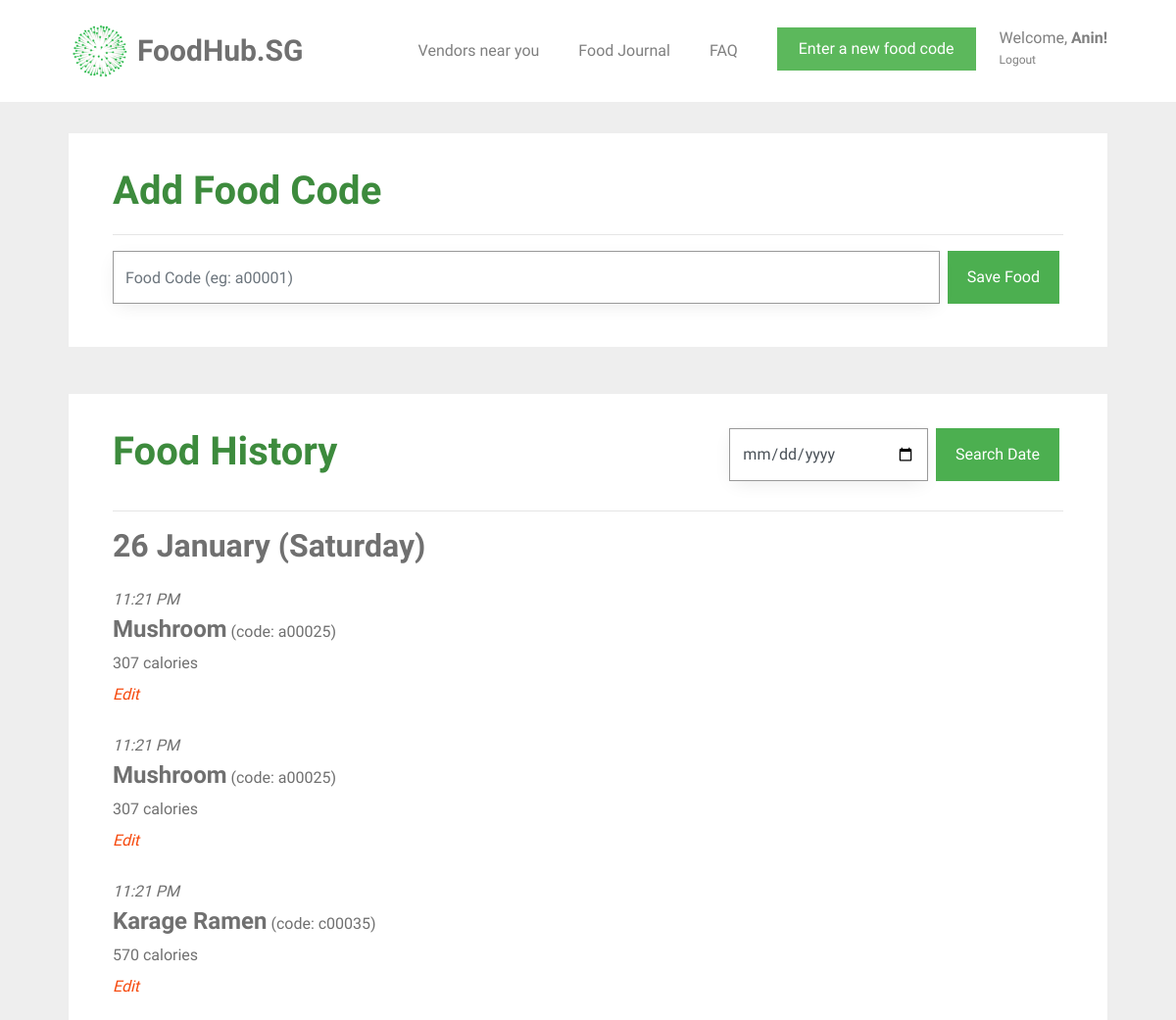
/food_journal (signed in, upper part), run on an earlier commit of the app's database.
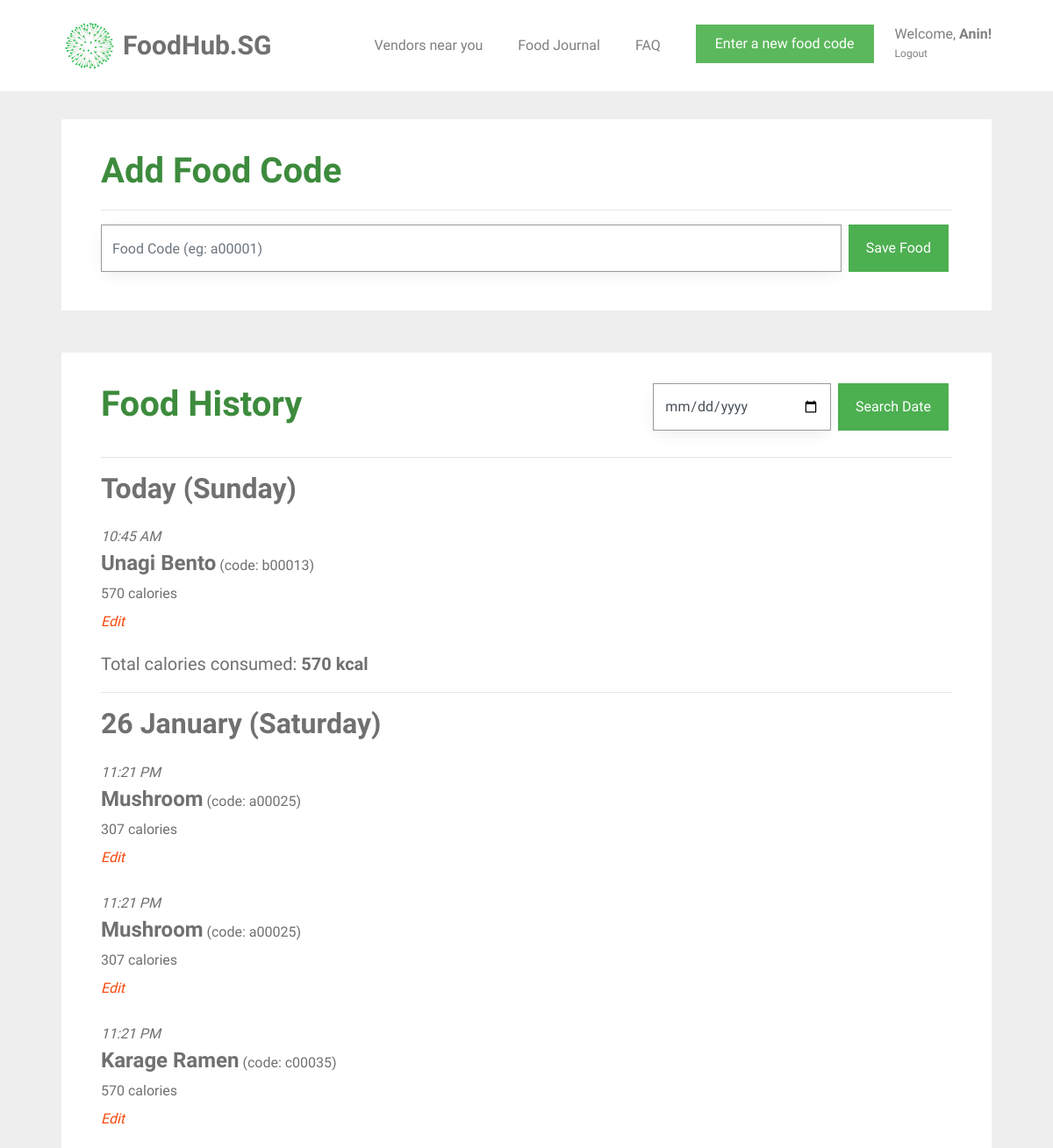
And on a later commit of the database.
### tables this page shows
CREATE TABLE user (
  id INTEGER PRIMARY KEY AUTOINCREMENT,
  name TEXT NOT NULL,
  email VARCHAR(512) UNIQUE NOT NULL,
  password TEXT NOT NULL,
  height INTEGER NOT NULL,
  weight INTEGER NOT NULL,
  location TEXT NOT NULL,
  status BOOLEAN NOT NULL
);

CREATE TABLE food_entry (
  id INTEGER PRIMARY KEY AUTOINCREMENT,
  creator_id INTEGER NOT NULL,
  created TIMESTAMP NOT NULL DEFAULT (datetime('now','localtime')),
  food_code VARCHAR(6) NOT NULL,
  food_name TEXT NOT NULL,
  calories INT NOT NULL,
  FOREIGN KEY (creator_id) REFERENCES user (id)
);

### foodhubsg/food.py (the view, shortened to what this page needs)
@bp.route('/food_journal', methods=('GET', 'POST'))
@login_required
def food_journal():
    db = get_db()
    food_items = db.execute(
        'SELECT f.id, creator_id, food_name, created, calories, food_code, email'
        ' FROM food_entry f JOIN user u ON f.creator_id = u.id'
        ' WHERE f.creator_id = ?'
        ' ORDER BY datetime(created) DESC',
        (g.user['id'],),
    ).fetchall()
    users = db.execute(
        'SELECT id, name, email, password, height, weight, location'
        ' FROM user'
        ' WHERE id = ?',
        (g.user['id'],),
    ).fetchall()
    user_info = ProcessUserInfo(food_items, users)
    info = user_info.get_info()
    now_utc = datetime.now(timezone('UTC'))
    now_local = now_utc.astimezone(get_localzone())
    return render_template('food/food_journal.html', food_items=info["food_items"],
                           food_dates=info["food_dates"], all_dates=info["all_dates"],
                           calories_list=info["calories_list"], name=info["name"],
                           weight=info["weight"], height=info["height"], bmi=info["bmi"],
                           user_average_calories=info["user_average_calories"],
                           number_of_days=info["number_of_days"], food_exists=info["food_exists"],
                           now=now_local)

### foodhubsg/auth.py (called while the page is built)
def login_required(view):
    @functools.wraps(view)
    def wrapped_view(**kwargs):
        if g.user is None:
            return redirect(url_for('auth.login'))
        if g.user["id"] == 0:
            return redirect(url_for('support.support'))
        return view(**kwargs)
    return wrapped_view

@bp.before_app_request
def load_logged_in_user():
    user_id = session.get('user_id')
    if user_id is None:
        g.user = None
    else:
        g.user = get_db().execute(
            'SELECT * FROM user WHERE id = ?', (user_id,)
        ).fetchone()

### foodhubsg/classes.py (called while the page is built)
def remove_duplicates(values):
    output = []
    seen = set()
    for value in values:
        if value not in seen:
            output.append(value)
            seen.add(value)
    return output

    def get_area(self):
        return self.__area

### foodhubsg/db.py (called while the page is built)
def get_db():
    if 'db' not in g:
        g.db = sqlite3.connect(
            current_app.config['DATABASE'],
            detect_types=sqlite3.PARSE_DECLTYPES
        )
        g.db.row_factory = sqlite3.Row
    return g.db

### foodhubsg/templates/food/food_journal.html (shortened to what this page needs)
{% extends 'base.html' %}<input type="submit" value="Remove Food Entry" name="action" onclick="remove_confirm()" class="btn btn-primary" id="remove-button" style='background-color: #d9534f; height: 54px;'>
{% block content %}
<div id="colorlib-container">
    <div class="container">
        <div class="box1">
        <div class="row row-pb-md">
            <div class="col-md-12">
                <form method="post">
                    <header id="summary-header">
                        <h1 class="font_color"><b>Add Food Code</b></h1>
                        <hr>
                    </header>
                    <div class="input-group">
                        <input name="code" id="code" class="form-control" value="{{ request.form['code'] }}" placeholder="Food Code (eg: a00001)" required>
                        <span class="input-group-btn">
                            <input type="submit" name="action" value="Save Food" class="btn btn-primary" style="background-color: #4CAF50; height: 54px; margin-left: 0.5em;">
                        </span>
                    </div>
                </form>
            </div>
        </div>
        </div>
        <div class="box1">
        <div class="row row-pb-md">
            <div class="col-md-12">
                <form method="post">
                    <header id="summary-header">
                        <div class="input-group">
                            <h1 class="font_color"><b>Food History</b></h1>
                            <input type="date" name="search-date" id="search-date" class="form-control" style="margin-left: 25em;" min="2005-01-01" max="2030-12-31" required>
                            <span class="input-group-btn">
                                <input type="submit" name="action" value="Search Date" class="btn btn-primary" style="background-color: #4CAF50; height: 54px; margin-left: 0.5em;">
                            </span>
                        </div>
                        <hr>
                    </header>
                </form>
                {% if food_exists == 0 %}
                    <article class="food-journal">
                        <header>
                            <div class="food-subsection">
                                <h4><b>No food added to list</b></h4>
                            </div>
                        </header>
                    </article>
                {% else %}
                    <div id="accordion">
                    {% for date in food_dates %}
                        {% set example_food = date[0] %}
                        {% if now.strftime('%Y') != example_food['created'].strftime('%Y') %}
                            {% set example_date = example_food['created'].strftime('%d %B %Y (%A)') %}
                        {% elif now.strftime('%d %B %Y') == example_food['created'].strftime('%d %B %Y') %}
                            {% set example_date = 'Today ' + example_food['created'].strftime('(%A)') %}
                        {% else %}
                            {% set example_date = example_food['created'].strftime('%d %B (%A)') %}
                        {% endif %}
                        <h2> <b>{{ example_date }}</b> </h2>
                        {% for food in date %}
                            <article class="food-journal">
                                <header>
                                    <div class="food-subsection">
                                        <div id="time-created"> <i>{{ food['created'].strftime('%I:%M %p') }}</i> </div>
                                        <h4 style="margin-bottom: 0; display: inline"><b>{{ food['food_name'] }}</b></h4>
                                        <p style="display: inline">(code: {{ food['food_code'] }})</p>
                                        <p>
                                        {{ food['calories'] }} calories <br>
                                        <a class="action" href="{{ url_for('food.edit_food', id = food['id']) }}"><i>Edit</i></a>
                                        </p>
                                    </div>
                                </header>
                            </article>
                        {% endfor %}
                        <h5>Total calories consumed: <b> {{ calories_list[loop.index - 1] }} kcal </b> </h5>
                        <hr>
                    {% endfor %}
                {% endif %}
            </div>
            </div>
        </div>
        </div>
    </div>
{% endblock %}

### foodhubsg/templates/base.html (shortened to what this page needs)
<!doctype html>
<link rel="stylesheet" href="https://cdnjs.cloudflare.com/ajax/libs/font-awesome/4.7.0/css/font-awesome.min.css">
<link rel="stylesheet" href="https://stackpath.bootstrapcdn.com/bootstrap/4.1.3/css/bootstrap.min.css">
<link rel="stylesheet" href="../static/css/animate.css">
<link rel="stylesheet" href="../static/css/icomoon.css">
<link rel="stylesheet" href="../static/css/magnific-popup.css">
<link rel="stylesheet" href="../static/css/owl.carousel.min.css">
<link rel="stylesheet" href="../static/css/style.css">
    {% block navbar %}
        <nav class="navbar navbar-light bg-white">
            <div class="container">
                <a class="navbar-brand" href="{{ url_for('index') }}">
                    <img src="../static/images/healthhub-logo.png" width="65px" height="60px" class="d-inline-block align-top" alt="FoodHub.SG Logo">
                    <span id="webname">FoodHub.SG</span>
                </a>
                {% if g.user %}
                    {% if g.user["id"] == 0 %}
                        <ul class="navbar-nav ml-auto">
                            <li class="nav-item">
                                <a class="nav-link" href="{{ url_for('support.ban_user') }}">Ban Users</a>
                            </li>
                            <li class="nav-item">
                                <a href="{{ url_for('support.ban_user') }}"><button type="button" class="btn btn-danger">Ban Users</button></a>
                            </li>
                            <li class="nav-item settings nav-link">
                                <a class="nav-link" id="settings-link">
                                    Welcome, <span id="nav-name">{{ g.user['name'] }}!</span>
                                </a>
                                <a class="nav-link" id="logout-link" href="{{ url_for('auth.logout') }}">
                                    Logout
                                </a>
                            </li>
                        </ul>
                    {% else %}
                        <ul class="navbar-nav ml-auto">
                            <li class="nav-item">
                                <a class="nav-link" href="{{ url_for('vendors.vendors') }}">Vendors near you</a>
                            </li>
                            <li class="nav-item">
                                <a class="nav-link" href="{{ url_for('food.food_journal') }}">Food Journal</a>
                            </li>
                            <li class="nav-item">
                                <a class="nav-link" href="{{ url_for('user.faq') }}">FAQ</a>
                            </li>
                            <li class="nav-item">
                                <a href="{{ url_for('food.food_journal') }}"><button type="button" class="btn btn-success">Enter a new food code</button></a>
                            </li>
                            <li class="nav-item settings nav-link">
                                <a class="nav-link" id="settings-link" href="{{ url_for('user.user_settings')}}">
                                    Welcome, <span id="nav-name">{{ g.user['name'] }}!</span>
                                </a>
                                <a class="nav-link" id="logout-link" href="{{ url_for('auth.logout') }}">
                                    Logout
                                </a>
                            </li>
                        </ul>
                    {% endif %}
                {% endif %}
                {% endblock %}
            </div>
        </nav>
<section class="content">
    {% block content %}{% endblock %}
</section>

### foodhubsg/static/css/style.css (style rules this page uses)
.font_color { color: #3d8b3d; }
a { color: #F6490D; -webkit-transition: 0.5s; -o-transition: 0.5s; transition: 0.5s; }
p { margin-bottom: 20px; }
h1, h2, h3, h4, h5, h6, figure { color: #707070; font-weight: 400; margin: 0 0 20px 0; }
#colorlib-container, #colorlib-instagram, #colorlib-about, #colorlib-contact, #colorlib-footer { padding: 2em 0; clear: both; }
.content { display: block; }
.form-control { -webkit-box-shadow: none; -moz-box-shadow: none; -ms-box-shadow: none; -o-box-shadow: none; box-shadow: none; border: none; font-size: 16px !important; font-weight: 300; -webkit-border-radius: 0px; -moz-border-radius: 0px; -ms-border-radius: 0px; border-radius: 0px; }
.btn { margin-right: 4px; margin-bottom: 4px; font-size: 16px; font-weight: 400; -webkit-border-radius: 30px; -moz-border-radius: 30px; -ms-border-radius: 30px; border-radius: 30px; -webkit-transition: 0.5s; -o-transition: 0.5s; transition: 0.5s; padding: 8px 20px; }
.btn-primary { background: #F6490D; color: #fff; }
.btn-success { background: #5cb85c; color: #fff; border: 2px solid #5cb85c; }
.form-control { -webkit-box-shadow: none; box-shadow: none; background: transparent; border: 1px solid rgba(0, 0, 0, 0.1); height: 54px; font-size: 18px; font-weight: 300; }
.row-pb-md { padding: 2em !important; }
.btn-primary { border-radius: 0; border-width: 0; }
.btn { border-radius: 0; }
.food-subsection { margin: 0.7em 0 1.0em 0; }
.form-control { border-width: 0.2px; border-color: #999999; box-shadow: 0 5px 20px -5px rgba(0,0,0,0.1); }
.box1 { background: #ffffff; padding: 0.5em; margin-bottom: 3em; transition: box-shadow 0.5s; }
.row.row-pb-md { margin: -5px -10px 0 -10px; }
.container { padding-right: 2.5em; padding-left: 2.5em; }
#nav-name { font-weight: bold; }
#search-date { width: 10em; }
.navbar-nav { flex-direction: row; }
.nav-item { padding: 10px 10px 10px 10px; margin: 10px; }
.navbar-nav > .settings { position: relative; display: block; margin-right: 0; padding-right: 0; margin-left: 0; padding-left: 0; color: #4CAF50; }
.settings > .nav-link { line-height: 22px; padding: 0; }
#logout-link { font-size: 12px; }
#webname { color: #707070; font-weight: bold; font-size: 30px; }
.bg-white { background-color: white; }

What changed in the data, as far as the page shows it:
added food_entry: example_date "Today (Sunday)", created "10:45 AM", food_name "Unagi Bento", food_code "b00013", calories "570"
